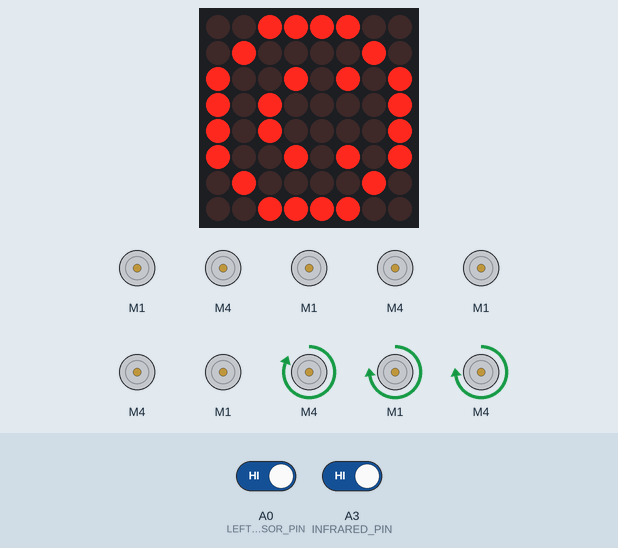
Bench run of a sketch on a simulated Arduino Uno, built with avr-gcc and run on an emulated ATmega328P. Parts: 10 × DC motor (green arrow = forward, orange = backward, longer = faster), 8×8 LED matrix. The inputs (shaded band) are chosen by the test bench; at power-on: A3 (INFRARED_PIN) HIGH, A0 (LEFT_SENSOR_PIN) HIGH. Random numbers use the default seed unless the sketch sets one.

Above: at 1.2 s.
1.3 s: A3 (INFRARED_PIN) driven LOW
At 2.6 s:
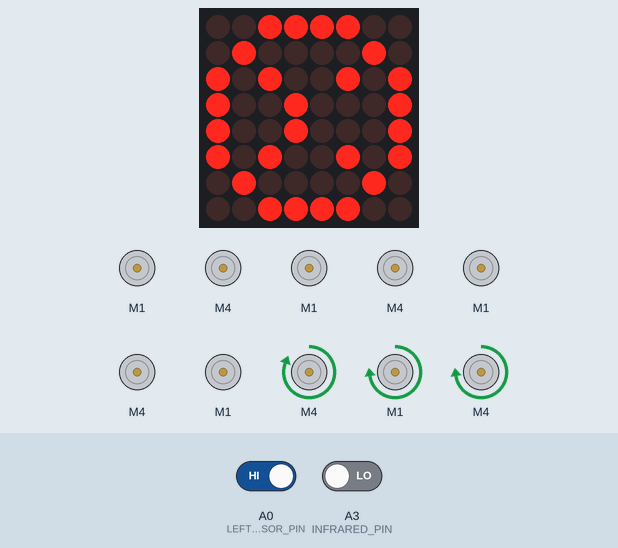
3.6 s: A0 (LEFT_SENSOR_PIN) driven LOW
6.6 s: A0 (LEFT_SENSOR_PIN) driven HIGH
At 7.8 s:
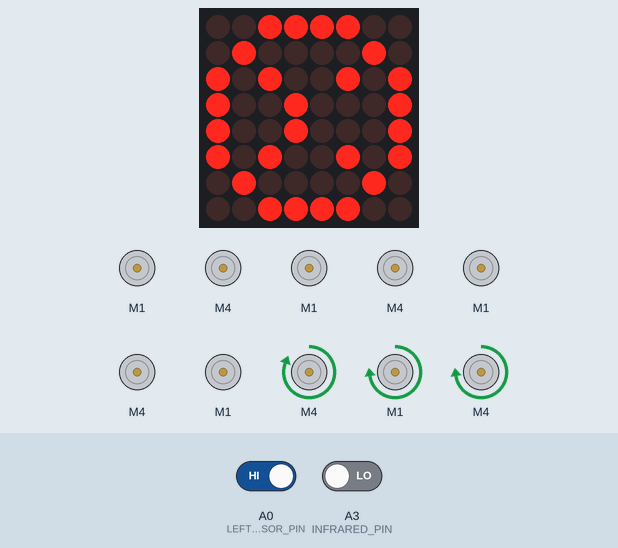
8.1 s: A3 (INFRARED_PIN) driven HIGH
At 9.0 s:
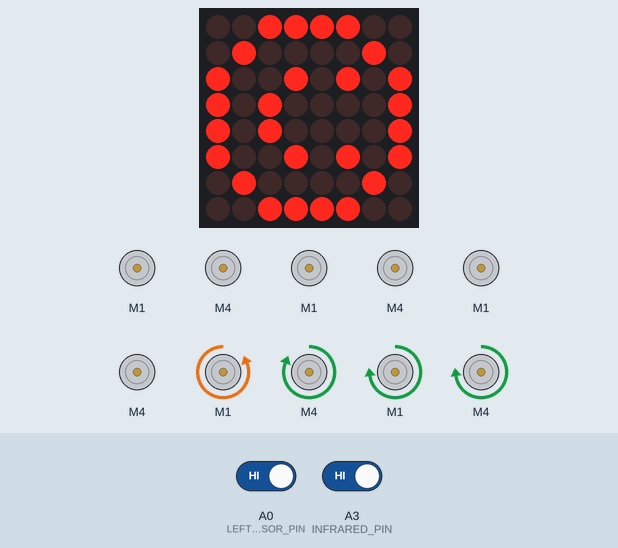
11.1 s: A0 (LEFT_SENSOR_PIN) driven LOW
At 11.8 s:
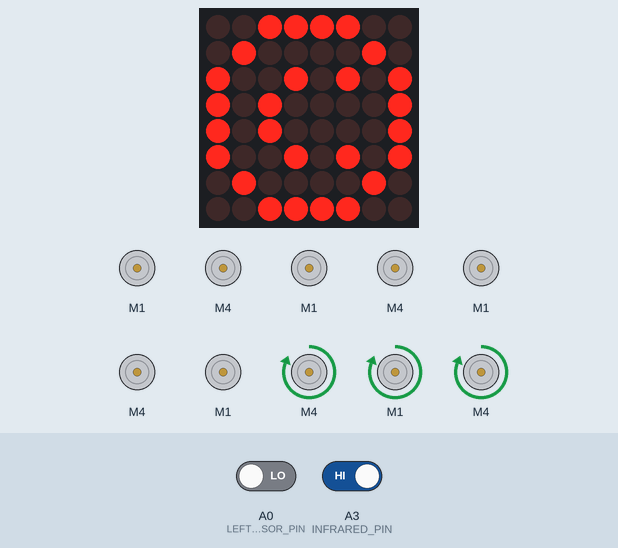
12.6 s: A0 (LEFT_SENSOR_PIN) driven HIGH
At 13.3 s:
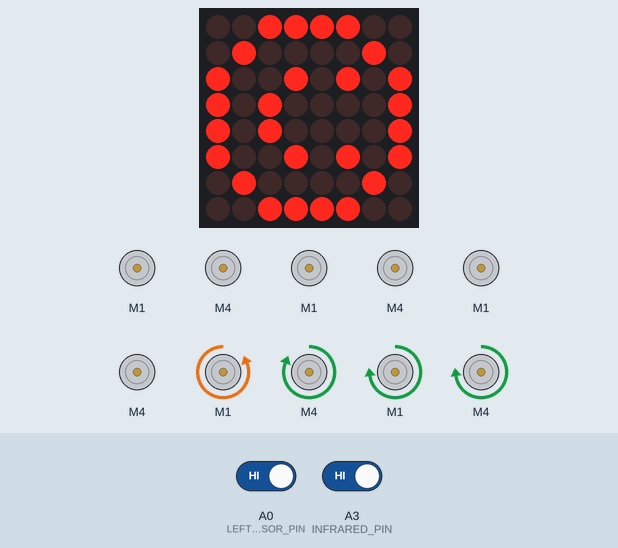
Timing chart, 0 to 63.1 s (numbered marks = the images above; inputs shaded):
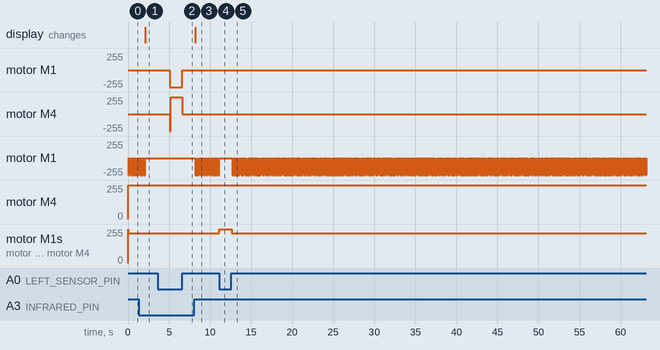

Measured:
- after the input at 1.3 s, the display: changes after 0.81 s (image 1)
- after the input at 6.6 s, motor M1: backward 255/255 → stopped at once; motor M4: forward 255/255 → stopped at once
- after the input at 11.1 s, motor M1, motor M4: forward 225/255 → forward 255/255 at once

The sketch:

SALT.ino
```cpp
#include <SoftwareSerial.h>
#include "Motor.h"

#include "Collision.h"
#include "Infrared.h"
#include "LineTracer.h"
#include "DotMatrix.h"

// Create Object
Motor motor;
Collision collision;
Infrared infrared;
LineTracer lineTracer;
DotMatrix dotMatrix;
Buzzer buzzer;

extern bool is_something;
bool before_state;

void setup(void)
{
  Serial.begin(9600);
  dotMatrix.displaySmile();
  before_state = is_something;
}

void loop(void)
{
  if (is_something != before_state) {
    if (is_something == true) {
      dotMatrix.displaySad();
      // buzzer.playCollide();
    }
    else {
      dotMatrix.displaySmile();
    }
    before_state = is_something;
  }
  // collision.activate();
  infrared.activate();
  if (!is_something) {
    lineTracer.activate();
  }
}
```

Buzzer.cpp
```cpp
#include "Buzzer.h"

void Buzzer::playCollide(void) {
  tone(BUZZER_PIN, A4, TEMPO);
}

void Buzzer::playTurn(int i) {
  tone(BUZZER_PIN, A5, TEMPO);
}
```

Buzzer.h
```cpp
#ifndef _BUZZER_H_
#define _BUZZER_H_

#include <Arduino.h>

#define BUZZER_PIN  13
#define TEMPO       200

#define A4 2273 // 440.11Hz 라
#define A5 1136 // 880.11Hz 라

class Buzzer {
private:

public:
  void playCollide(void);
  void playTurn(int);
};

#endif
```

Collision.cpp
```cpp
#include "Collision.h"

int Collision::readSensor() {
    return analogRead(COLLISION_SENSOR);
}

void Collision::activate() {
  Serial.println("Collision");
    collisionValue = readSensor();
    Serial.println(collisionValue);
    if (collisionValue < 200)   // 충돌 감지
    {
        Buzzer buzzer;
        motor_L.run(RELEASE);
        motor_R.run(RELEASE);
        buzzer.playCollide();
        delay_ms(500);
    }
}
```

Collision.h
```cpp
#ifndef _COLLISION_H_
#define _COLLISION_H_

#include "Motor.h"
#include "Buzzer.h"
#define COLLISION_SENSOR    A2
#define BUZZER  9
#define TONE    660 // 충돌 시 나오는 사운드

class Collision : public Motor {
private:
    int collisionValue;     // 충돌 센서의 값(~1019)
public:
    void activate();
    int readSensor();
};

#endif
```

DotMatrix.cpp
```cpp
#include "DotMatrix.h"

byte smile[8] = {
  B00111100,
  B01000010,
  B10010101,
  B10100001,
  B10100001,
  B10010101,
  B01000010,
  B00111100
};

byte sad[8] = {
  B00111100,
  B01000010,
  B10100101,
  B10010001,
  B10010001,
  B10100101,
  B01000010,
  B00111100
};

DotMatrix::DotMatrix() : lc(2, 10, 9, 1)
{
  lc.shutdown(0, false);
  lc.setIntensity(0, 5);
  lc.clearDisplay(0);

  shapes[SMILE] = smile;
  shapes[SAD] = sad;
}

void DotMatrix::displaySmile(void)
{
  for (int i = 0; i < 8; i++) {
    lc.setRow(0, i, shapes[SMILE][i]);
  }
}

void DotMatrix::displaySad(void)
{
  for (int i = 0; i < 8; i++) {
    lc.setRow(0, i, shapes[SAD][i]);
  }
}
```

DotMatrix.h
```cpp
#ifndef _DOT_MATRIX_H_
#define _DOT_MATRIX_H_

#include <Arduino.h>
#include "LedControl.h"

#define SMILE   0
#define SAD     1

class DotMatrix {
private:
  LedControl lc;
  byte* shapes[2];
public:
  DotMatrix();
  void displaySmile(void);
  void displaySad(void);
};

#endif
```

Infrared.cpp
```cpp
#include "Infrared.h"

extern int val_left_samples[];
extern int val_right_samples[];

bool is_something = false;

Infrared::Infrared()
{
  startTime = 0;
  endTime = 0;
  zeros = 0;
  pinMode(INFRARED_PIN, INPUT);
}

void Infrared::activate(void)
{
  int state = digitalRead(INFRARED_PIN);
  if (state == 0) {
    if (zeros <= 50) {
      zeros++;
    }
    if (zeros > 40) {
      is_something = true;
    }
  }
  else if (state == 1) {
    if (zeros > 0) {
      zeros--;
    }
    if (zeros <= 40) {
      is_something = false;
    }
  }

  if (is_something) {
    motor_L.run(RELEASE);
    motor_R.run(RELEASE);

    if (startTime == 0) {
      startTime = millis();
    }
    else {
      endTime = millis();
      if (endTime - startTime > INTERVAL) {
        backUp();
        UTurn();
        startTime = 0;
        endTime = 0;
      }
    }
  }
  else {
    startTime = 0;
    endTime = 0;
  }
}

void Infrared::backUp(void)
{
  motor_L.setSpeed(MOTOR_SPEED);
  motor_R.setSpeed(MOTOR_SPEED);
  motor_L.run(BACKWARD);
  motor_R.run(BACKWARD);
  delay(100);
}

void Infrared::UTurn(void)
{
  int leftCnt = 0;
  int rightCnt = 0;

  bool leftTurn = false;
  bool rightTurn = false;

  // 회전할 방향 정하기
  for (int i = 0; i < 10; i++) {
    if (val_left_samples[i] == 1) {
      leftCnt++;
    }
    if (val_right_samples[i] == 1) {
      rightCnt++;
    }
  }

  // 왼쪽으로 돌기
  if (leftCnt > rightCnt) {
    leftPivotTurn();
    while (digitalRead(LEFT_SENSOR_PIN) == 0) {
      leftPivotTurn();
    }
  }
  // 오른쪽으로 돌기
  else {
    rightPivotTurn();
    while (digitalRead(RIGHT_SENSOR_PIN) == 0) {
      rightPivotTurn();
    }
  }
}
```

Infrared.h
```cpp
#ifndef _INFRARED_H_
#define _INFRARED_H_

#include "Motor.h"

#define LEFT_SENSOR_PIN   A0
#define RIGHT_SENSOR_PIN  A5

#define INFRARED_PIN      A3

#define INTERVAL        3000

extern bool is_somthing;

class Infrared : public Motor {
private:
  unsigned long startTime;
  unsigned long endTime;
  int zeros;
public:
  Infrared();
  void activate(void);
  int getState(void);
  void backUp(void);
  void UTurn(void);
};

#endif
```

LineTracer.cpp
```cpp
#include "LineTracer.h"

// SALT.ino에 선언된 전역변수 가져오기
int val_left_samples[N];
int val_right_samples[N];

LineTracer::LineTracer(): motor_L(1), motor_R(4){


  // Initialize the sensor variables
  val_left = 0;
  val_right = 0;
  val_left_sum = 0;
  val_right_sum = 0;
  val_left_index = 0;
  val_right_index = 0;

}

void LineTracer::activate() {
  readSensors();
  updateSampleArrays();
  int val_left_avg = calculateMovingAverage(val_left_samples, val_left_sum);
  int val_right_avg = calculateMovingAverage(val_right_samples, val_right_sum);
  followLine(val_left_avg, val_right_avg);
}

void LineTracer::readSensors() {
  val_left = digitalRead(A0);
  val_right = digitalRead(A5);
}

void LineTracer::updateSampleArrays() {
  val_left_sum = val_left_sum - val_left_samples[val_left_index] + val_left;
  val_right_sum = val_right_sum - val_right_samples[val_right_index] + val_right;
  val_left_samples[val_left_index] = val_left;
  val_right_samples[val_right_index] = val_right;
  val_left_index = (val_left_index + 1) % N;
  val_right_index = (val_right_index + 1) % N;
}

int LineTracer::calculateMovingAverage(int samples[], int sum) {
  int avg = sum / N;
  return avg;
}

void LineTracer::followLine(int val_left_avg, int val_right_avg) {
  if (val_left_avg == 0 && val_right_avg == 0) {
    goForward();
  }
  else {
    motor_L.setSpeed(MOTOR_SPEED_TURN);
    motor_R.setSpeed(MOTOR_SPEED_TURN);
    if (val_left_avg == 0 && val_right_avg == 1) {
      turnRight();
    } else if (val_left_avg == 1 && val_right_avg == 0) {
      turnLeft();
    } else if (val_left_avg == 1 && val_right_avg == 1) {
       randomTurn();
    }
  }
}

void LineTracer::goForward() {
  motor_L.setSpeed(MOTOR_SPEED);
  motor_R.setSpeed(MOTOR_SPEED);
  motor_L.run(FORWARD);
  motor_R.run(FORWARD);
}

void LineTracer::randomTurn() {
  int direction = random(0,2);
  if(direction == 0){
    turnLeft();
  } else turnRight();
//  motor_L.run(BACKWARD);
//  motor_R.run(FORWARD);
//  delay(200);
//  motor_L.run(BACKWARD);
//  motor_R.run(BACKWARD);
//  delay(500);
//  motor_L.run(RELEASE);
//  motor_R.run(RELEASE);
//  delay(200);
//  motor_L.run(FORWARD);
//  motor_R.run(FORWARD);
//  delay(500);
//  motor_L.run(RELEASE);
//  motor_R.run(RELEASE);
//  delay(200);
}
```

LineTracer.h
```cpp
#ifndef _LINETRACER_H_
#define _LINETRACER_H_

#include "Motor.h"

#define N   10

extern int val_left_samples[N];
extern int val_right_samples[N];

class LineTracer : public Motor {
private:

  // Functions
  void readSensors();
  void updateSampleArrays();
  int calculateMovingAverage(int samples[], int sum);
  void followLine(int val1_avg, int val2_avg);
  void goForward();
  void randomTurn();

  // Variables

  int val_left;
  int val_right;

  int val_left_sum;
  int val_right_sum;
  int val_left_index;
  int val_right_index;
  AF_DCMotor motor_L;
  AF_DCMotor motor_R;
public:

  LineTracer();
  void setup();
  void activate();
};

#endif
```

Motor.cpp
```cpp
#include "Motor.h"

Motor::Motor() : motor_L(1), motor_R(4)
{
  motor_L.setSpeed(MOTOR_SPEED);
  motor_L.run(RELEASE);
  motor_R.setSpeed(MOTOR_SPEED);
  motor_R.run(RELEASE);
}

void Motor::turnLeft(void)
{
  motor_L.run(BACKWARD);
  motor_R.run(FORWARD);
  delay_ms(MOTOR_DELAY);
  motor_L.run(RELEASE);
  motor_R.run(FORWARD);
  delay_ms(MOTOR_DELAY);
}

void Motor::turnRight(void)
{
  motor_L.run(FORWARD);
  motor_R.run(BACKWARD);
  delay_ms(MOTOR_DELAY);
  motor_L.run(FORWARD);
  motor_R.run(RELEASE);
  delay_ms(MOTOR_DELAY);
}

void Motor::leftPivotTurn(void)
{
  motor_L.run(BACKWARD);
  motor_R.run(FORWARD);
  delay_ms(MOTOR_DELAY);
}

void Motor::rightPivotTurn(void)
{
  motor_L.run(FORWARD);
  motor_R.run(BACKWARD);
  delay_ms(MOTOR_DELAY);
}

void Motor::delay_ms(unsigned long milliseconds)
{
  unsigned long startTime = millis();

  while (millis() - startTime < milliseconds) {
    // Do nothing, just wait for the specified delay_ms
    }
}
```

Motor.h
```cpp
#ifndef _MOTOR_H_
#define _MOTOR_H_

#include <Arduino.h>
#include <SoftwareSerial.h>
#include <AFMotor.h>

#define MOTOR_SPEED 255
#define MOTOR_SPEED_TURN 225
#define MOTOR_DELAY 10

class Motor {
protected:
  AF_DCMotor motor_L;
  AF_DCMotor motor_R;
public:
  Motor();
  void turnLeft(void);
  void turnRight(void);
  void leftPivotTurn(void);
  void rightPivotTurn(void);
  void delay_ms(unsigned long milliseconds);
};

#endif
```
